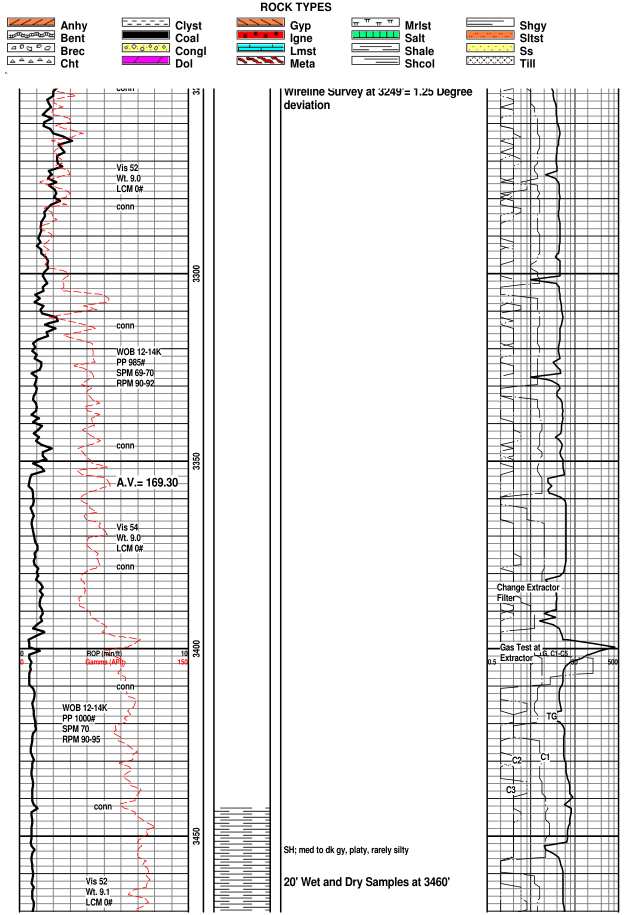
#> input picture workspace/viridien/external_shared_verify/images/ext_kgs_ForsythB2-17_p015.tif, 1277 x 1829 px (shown at 1/2 size)
$ python resize.py ../../../../external_shared_verify/images/ext_kgs_ForsythB2-17_p015.tif ../../../../external_shared_verify/images/ext_kgs_ForsythB2-17_p016.tif
#> lines starting #> are read from the running program, lines starting #| are printed output that depends on the picture
from PIL import Image
import sys
im=Image.open(sys.argv[1]);im.thumbnail((1024,1024));im.save(sys.argv[2])
#> further down, im is the input picture: PIL image 1277x1829 RGB; mean R, G, B 231.8, 231, 230.9
#> after `im.thumbnail((1024, 1024))`:
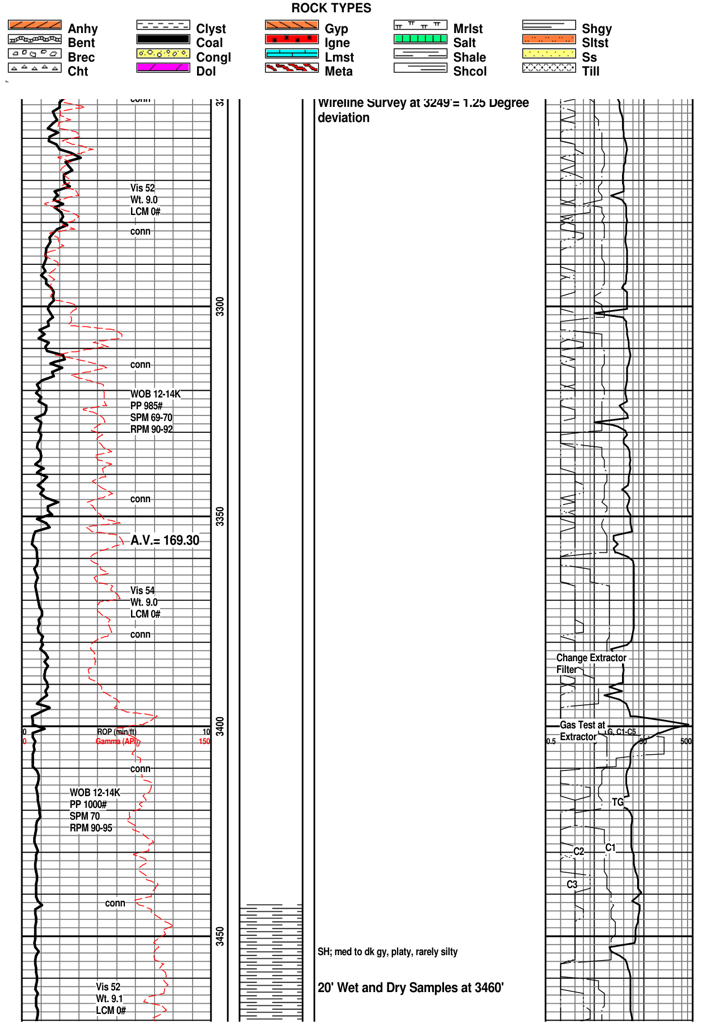
#> im: PIL image 715x1024 RGB; mean R, G, B 231.2, 230.5, 230.3

$ run again, on workspace/viridien/external_shared_verify/images/ext_kgs_ForsythB2-17_p017.tif
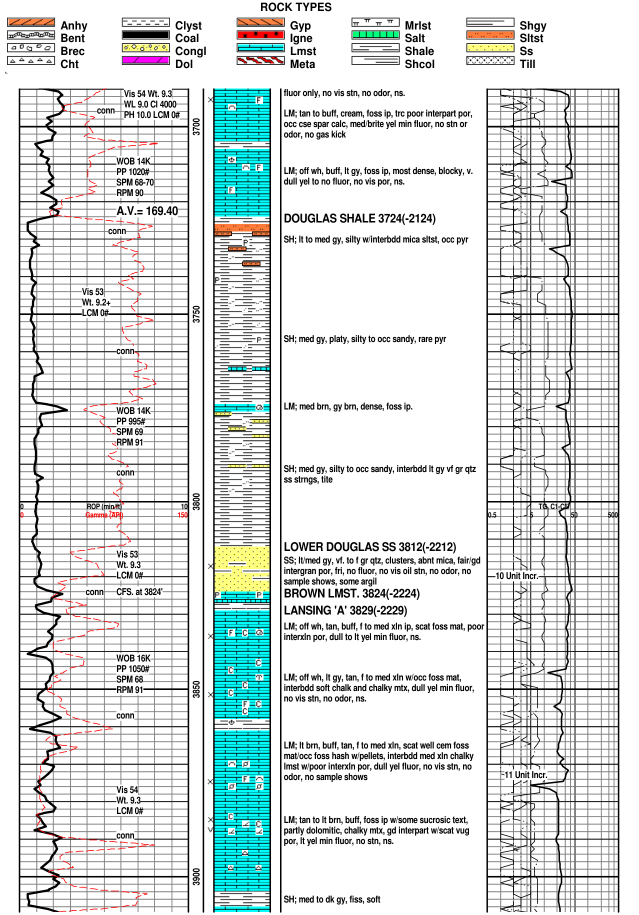
#> input picture workspace/viridien/external_shared_verify/images/ext_kgs_ForsythB2-17_p017.tif, 1277 x 1829 px (shown at 1/2 size)
#> im is the input picture: PIL image 1277x1829 RGB; mean R, G, B 215.6, 222, 221.2
#> `im.thumbnail((1024, 1024))`:
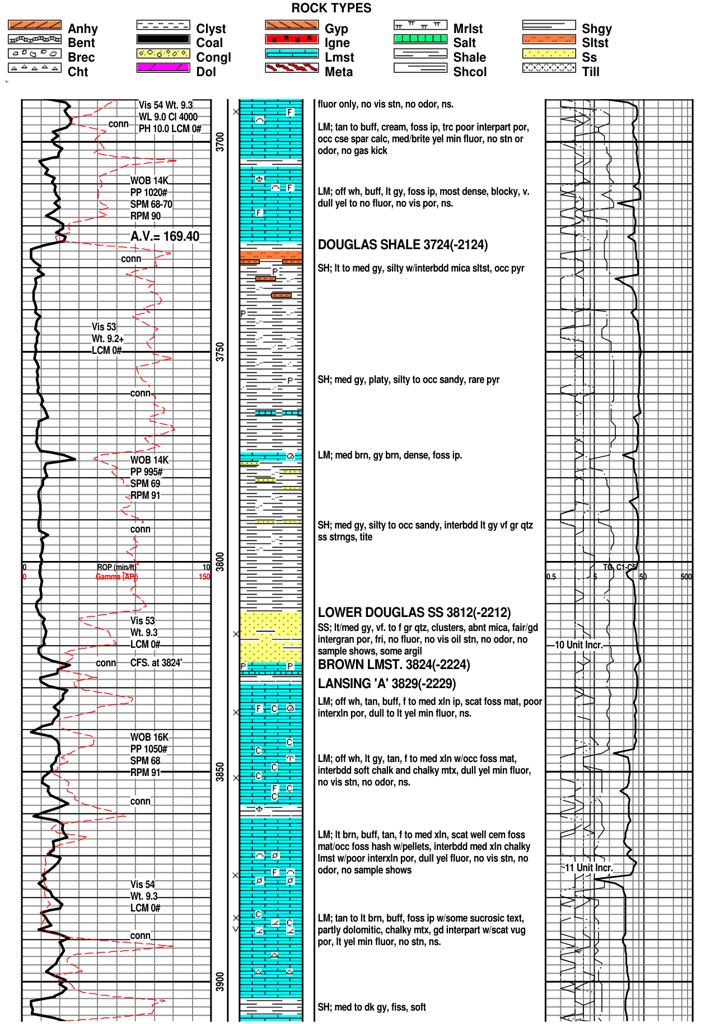
#> im: PIL image 715x1024 RGB; mean R, G, B 215, 221.2, 220.5

$ run again, on workspace/viridien/external_shared_verify/images/ext_kgs_ForsythB2-17_p019.tif
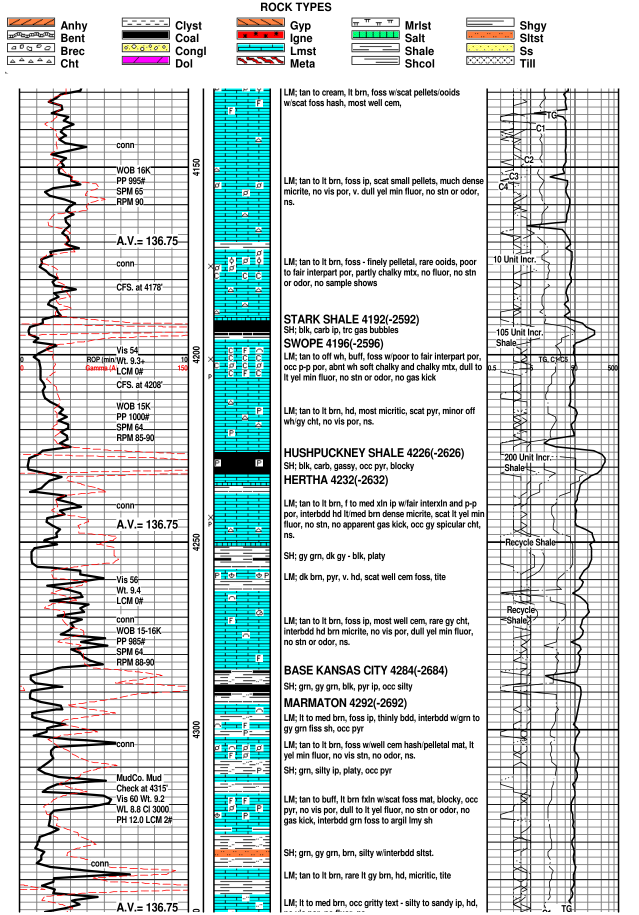
#> input picture workspace/viridien/external_shared_verify/images/ext_kgs_ForsythB2-17_p019.tif, 1277 x 1829 px (shown at 1/2 size)
#> im is the input picture: PIL image 1277x1829 RGB; mean R, G, B 208.1, 217.1, 216.9
#> `im.thumbnail((1024, 1024))`:
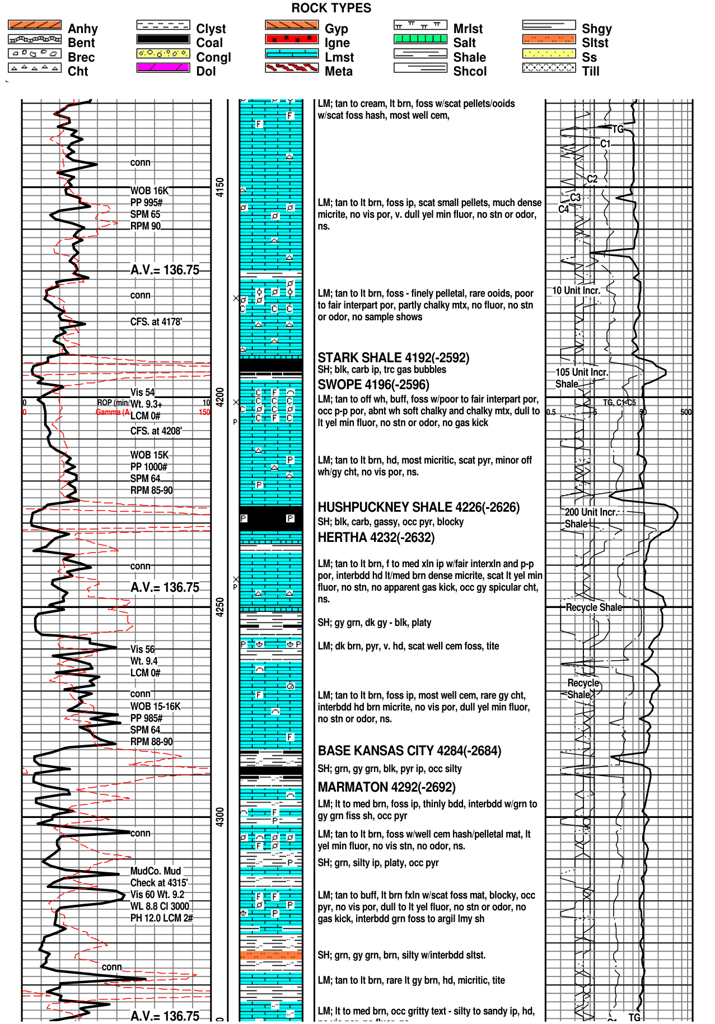
#> im: PIL image 715x1024 RGB; mean R, G, B 207.5, 216.3, 216.1
